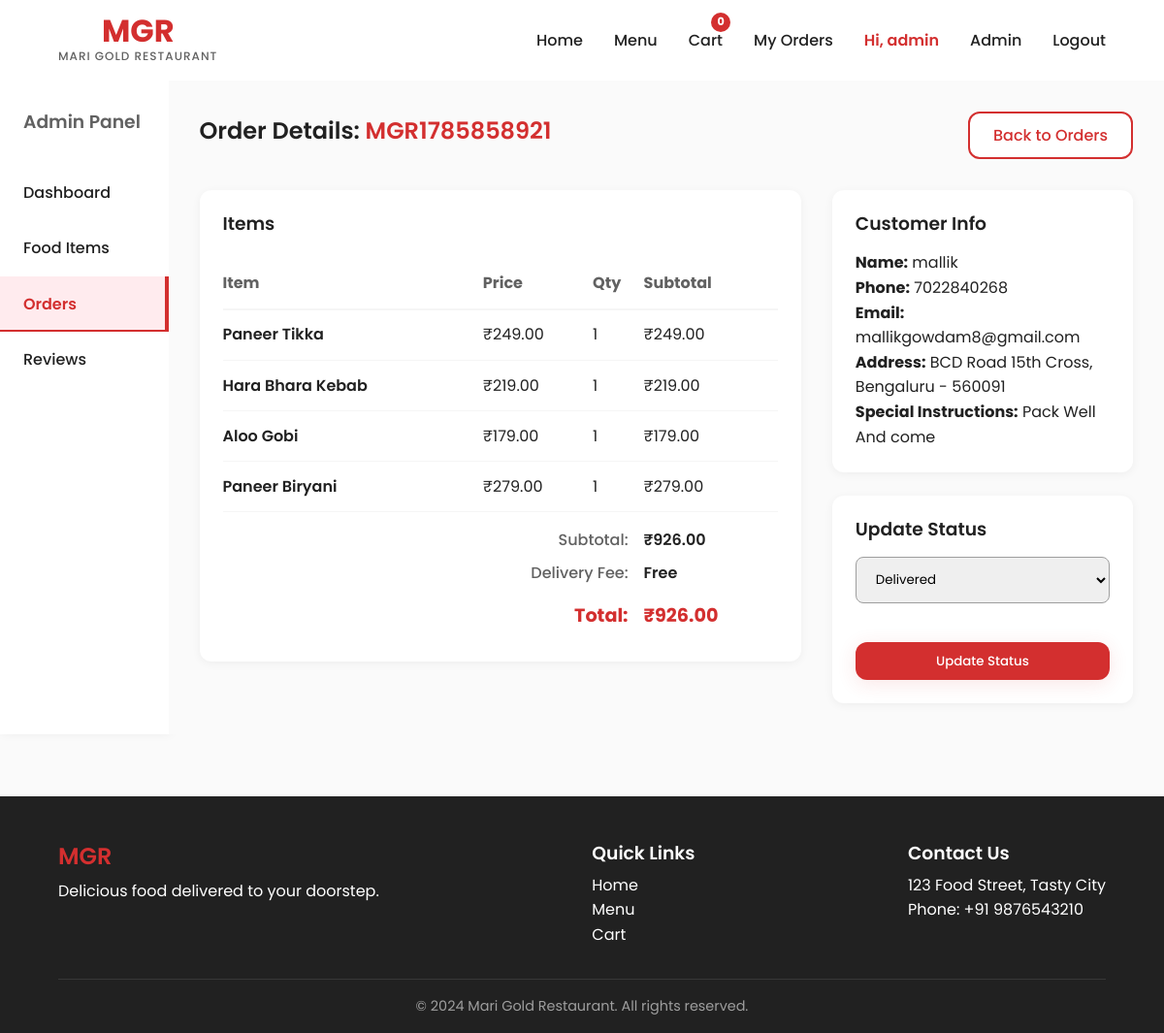
Page /mgr-admin/orders/2/ (signed in) on the committed database.
### store/models.py (models this page shows, shortened)
class Order(models.Model):
    STATUS_CHOICES = [
        ('pending', 'Pending'),
        ('confirmed', 'Confirmed'),
        ('preparing', 'Preparing'),
        ('out_for_delivery', 'Out for Delivery'),
        ('delivered', 'Delivered'),
        ('cancelled', 'Cancelled'),
    ]
    PAYMENT_CHOICES = [
        ('upi', 'UPI'),
        ('cod', 'Cash on Delivery'),
    ]
    user = models.ForeignKey(User, on_delete=models.SET_NULL, null=True, blank=True)
    order_number = models.CharField(max_length=20, unique=True)
    customer_name = models.CharField(max_length=200)
    phone = models.CharField(max_length=15)
    email = models.EmailField(blank=True)
    address = models.TextField()
    city = models.CharField(max_length=100)
    pincode = models.CharField(max_length=10)
    total_amount = models.DecimalField(max_digits=10, decimal_places=2)
    payment_method = models.CharField(max_length=10, choices=PAYMENT_CHOICES)
    payment_status = models.BooleanField(default=False)
    order_status = models.CharField(max_length=20, choices=STATUS_CHOICES, default='pending')
    special_instructions = models.TextField(blank=True)
    created_at = models.DateTimeField(auto_now_add=True)
    updated_at = models.DateTimeField(auto_now=True)

class OrderItem(models.Model):
    order = models.ForeignKey(Order, on_delete=models.CASCADE, related_name='items')
    food_item = models.ForeignKey(FoodItem, on_delete=models.SET_NULL, null=True)
    food_name = models.CharField(max_length=200)
    quantity = models.IntegerField(default=1)
    price = models.DecimalField(max_digits=8, decimal_places=2)
    @property
    def subtotal(self):
        return self.quantity * self.price

### store/views.py (the view)
    def wrapper(request, *args, **kwargs):
        if not request.user.is_authenticated or not request.user.is_staff:
            return redirect('login')
        return view_func(request, *args, **kwargs)

### store/views.py (called while the page is built, shortened)
def staff_required(view_func):
    def wrapper(request, *args, **kwargs):
        if not request.user.is_authenticated or not request.user.is_staff:
            return redirect('login')
        return view_func(request, *args, **kwargs)
    return wrapper

@staff_required
def admin_order_detail(request, order_id):
    order = get_object_or_404(Order, id=order_id)
    subtotal = sum(item.subtotal for item in order.items.all())
    delivery = order.total_amount - subtotal
    return render(request, 'store/admin/order_detail.html', {
        'order': order,
        'subtotal': subtotal,
        'delivery': delivery
    })

### store/templates/store/admin/order_detail.html (shortened to what this page needs)
{% extends 'store/base.html' %}
{% block content %}
<div style="display: flex; min-height: 80vh;">
    <aside style="width: 250px; background: var(--mgr-white); box-shadow: 2px 0 10px rgba(0,0,0,0.05); padding: 2rem 0;">
        <h3 style="padding: 0 1.5rem; margin-bottom: 2rem; color: var(--mgr-gray-dark);">Admin Panel</h3>
        <ul style="display: flex; flex-direction: column;">
            <li><a href="{% url 'admin_dashboard' %}" class="nav-item" style="display:block; padding: 1rem 1.5rem;">Dashboard</a></li>
            <li><a href="{% url 'admin_food_list' %}" class="nav-item" style="display:block; padding: 1rem 1.5rem;">Food Items</a></li>
            <li><a href="{% url 'admin_orders' %}" class="nav-item active" style="display:block; padding: 1rem 1.5rem; font-weight:600; color:var(--mgr-red); border-right: 4px solid var(--mgr-red); background: var(--mgr-red-bg);">Orders</a></li>
            <li><a href="{% url 'admin_reviews' %}" class="nav-item" style="display:block; padding: 1rem 1.5rem;">Reviews</a></li>
        </ul>
    </aside>
    <div style="flex-grow: 1; padding: 2rem; background: var(--mgr-gray-lightest);">
        <div style="display: flex; justify-content: space-between; align-items: center; margin-bottom: 2rem;">
            <h2>Order Details: <span style="color:var(--mgr-red);">{{ order.order_number }}</span></h2>
            <a href="{% url 'admin_orders' %}" class="btn btn-outline" style="text-decoration: none;">Back to Orders</a>
        </div>
        <div style="display: grid; grid-template-columns: 2fr 1fr; gap: 2rem;">
            <div>
                <div style="background: var(--mgr-white); padding: 1.5rem; border-radius: var(--mgr-radius); box-shadow: 0 2px 10px rgba(0,0,0,0.05); margin-bottom: 2rem;">
                    <h3 style="margin-bottom: 1.5rem;">Items</h3>
                    <table style="width: 100%; border-collapse: collapse;">
                        <thead>
                            <tr style="text-align: left; border-bottom: 2px solid var(--mgr-gray-light); color: var(--mgr-gray-dark);">
                                <th style="padding: 0.8rem 0;">Item</th>
                                <th>Price</th>
                                <th>Qty</th>
                                <th>Subtotal</th>
                            </tr>
                        </thead>
                        <tbody>
                            {% for item in order.items.all %}
                            <tr style="border-bottom: 1px solid var(--mgr-gray-light);">
                                <td style="padding: 0.8rem 0; font-weight:600;">{{ item.food_name }}</td>
                                <td>₹{{ item.price }}</td>
                                <td>{{ item.quantity }}</td>
                                <td>₹{{ item.subtotal }}</td>
                            </tr>
                            {% endfor %}
                        </tbody>
                        <tfoot>
                            <tr>
                                <td colspan="3" style="text-align: right; padding: 1rem 1rem 0; font-weight: 500; color: var(--mgr-gray-dark);">Subtotal:</td>
                                <td style="padding: 1rem 0 0; font-weight: 600;">₹{{ subtotal }}</td>
                            </tr>
                            <tr>
                                <td colspan="3" style="text-align: right; padding: 0.5rem 1rem; font-weight: 500; color: var(--mgr-gray-dark);">Delivery Fee:</td>
                                <td style="padding: 0.5rem 0; font-weight: 600;">{% if delivery > 0 %}₹{{ delivery }}{% else %}Free{% endif %}</td>
                            </tr>
                            <tr>
                                <td colspan="3" style="text-align: right; padding: 0.5rem 1rem; font-size: 1.2rem; font-weight: 700; color:var(--mgr-red);">Total:</td>
                                <td style="padding: 0.5rem 0; font-size: 1.2rem; font-weight: 700; color:var(--mgr-red);">₹{{ order.total_amount }}</td>
                            </tr>
                        </tfoot>
                    </table>
                </div>
            </div>
            <div>
                <div style="background: var(--mgr-white); padding: 1.5rem; border-radius: var(--mgr-radius); box-shadow: 0 2px 10px rgba(0,0,0,0.05); margin-bottom: 1.5rem;">
                    <h3 style="margin-bottom: 1rem;">Customer Info</h3>
                    <p><strong>Name:</strong> {{ order.customer_name }}</p>
                    <p><strong>Phone:</strong> {{ order.phone }}</p>
                    <p><strong>Email:</strong> {{ order.email|default:"-" }}</p>
                    <p><strong>Address:</strong> {{ order.address }}, {{ order.city }} - {{ order.pincode }}</p>
                    <p><strong>Special Instructions:</strong> {{ order.special_instructions|default:"None" }}</p>
                </div>
                <div style="background: var(--mgr-white); padding: 1.5rem; border-radius: var(--mgr-radius); box-shadow: 0 2px 10px rgba(0,0,0,0.05);">
                    <h3 style="margin-bottom: 1rem;">Update Status</h3>
                    <form method="POST">
                        <div class="form-group">
                            <select name="status" class="form-control" style="margin-bottom: 1rem;">
                                <option value="delivered" {% if order.order_status == 'delivered' %}selected{% endif %}>Delivered</option>
                            </select>
                        </div>
                        <button type="submit" class="btn btn-primary" style="width: 100%;">Update Status</button>
                    </form>
                </div>
            </div>
        </div>
    </div>
</div>
{% endblock %}

### store/templates/store/base.html (shortened to what this page needs)
<!DOCTYPE html>
<html lang="en">
<head>
    {% load static %}
    <link rel="stylesheet" href="{% static 'store/css/mgr_theme.css' %}">
</head>
<body>
    <nav class="navbar" id="navbar">
        <a href="{% url 'home' %}" class="nav-brand">
            <h1>MGR</h1>
            <span>Mari Gold Restaurant</span>
        </a>
        <ul class="nav-links" id="navLinks">
            <li><a href="{% url 'home' %}" class="nav-item">Home</a></li>
            <li><a href="{% url 'menu' %}" class="nav-item">Menu</a></li>
            <li>
                <a href="{% url 'cart' %}" class="nav-item cart-icon-wrapper">
                    Cart
                    <span class="cart-badge" id="cartBadge">0</span>
                </a>
            </li>
            {% if user.is_authenticated %}
                <li><a href="{% url 'order_history' %}" class="nav-item">My Orders</a></li>
                <li><a href="#" class="nav-item" style="font-weight:600; color:var(--mgr-red);">Hi, {{ user.username }}</a></li>
                {% if user.is_staff %}
                    <li><a href="{% url 'admin_dashboard' %}" class="nav-item">Admin</a></li>
                {% endif %}
                <li><a href="{% url 'logout' %}" class="nav-item">Logout</a></li>
            {% else %}
                <li><a href="{% url 'login' %}" class="nav-item">Login / Register</a></li>
            {% endif %}
        </ul>
    </nav>
    <main>
        {% block content %}{% endblock %}
    </main>
    <footer class="footer">
        <div class="footer-content">
            <div class="footer-section">
                <h2 style="color: var(--mgr-red);">MGR</h2>
                <p>Delicious food delivered to your doorstep.</p>
            </div>
            <div class="footer-section">
                <h3>Quick Links</h3>
                <ul style="list-style: none; padding:0;">
                    <li><a href="{% url 'home' %}">Home</a></li>
                    <li><a href="{% url 'menu' %}">Menu</a></li>
                    <li><a href="{% url 'cart' %}">Cart</a></li>
                </ul>
            </div>
            <div class="footer-section">
                <h3>Contact Us</h3>
                <p>123 Food Street, Tasty City</p>
                <p>Phone: +91 9876543210</p>
            </div>
        </div>
        <div class="footer-bottom">
            &copy; 2024 Mari Gold Restaurant. All rights reserved.
        </div>
    </footer>
</body>
</html>

### store/static/store/css/mgr_theme.css (style rules this page uses)
:root { --mgr-red: #D32F2F; --mgr-red-dark: #B71C1C; --mgr-red-light: #EF5350; --mgr-red-bg: #FFEBEE; --mgr-white: #FFFFFF; --mgr-off-white: #FFF5F5; --mgr-gray-lightest: #FAFAFA; --mgr-gray-light: #F5F5F5; --mgr-gray: #9E9E9E; --mgr-gray-dark: #616161; --mgr-dark: #212121; --mgr-shadow: 0 4px 20px rgba(211, 47, 47, 0.12); --mgr-shadow-hover: 0 8px 30px rgba(211, 47, 47, 0.2); --mgr-transition: all 0.3s cubic-bezier(0.4, 0, 0.2, 1); --mgr-radius: 12px; }
*, *::before, *::after { box-sizing: border-box; margin: 0; padding: 0; }
body { font-family: 'Poppins', sans-serif; color: var(--mgr-dark); background-color: var(--mgr-gray-lightest); line-height: 1.6; overflow-x: hidden; }
a { text-decoration: none; color: inherit; transition: var(--mgr-transition); }
ul { list-style: none; }
h1, h2, h3, h4, h5, h6 { font-weight: 600; line-height: 1.2; margin-bottom: 0.5rem; }
.btn { display: inline-flex; align-items: center; justify-content: center; padding: 0.6rem 1.5rem; font-weight: 500; border-radius: var(--mgr-radius); border: none; cursor: pointer; transition: var(--mgr-transition); text-align: center; font-family: 'Poppins', sans-serif; }
.btn-primary { background-color: var(--mgr-red); color: var(--mgr-white); box-shadow: var(--mgr-shadow); }
.btn-outline { background-color: var(--mgr-white); color: var(--mgr-red); border: 2px solid var(--mgr-red); }
.navbar { background-color: var(--mgr-white); position: sticky; top: 0; z-index: 1000; padding: 1rem 5%; display: flex; justify-content: space-between; align-items: center; transition: var(--mgr-transition); }
.nav-brand { display: flex; flex-direction: column; align-items: center; }
.nav-brand h1 { font-size: 2rem; font-weight: 700; color: var(--mgr-red); margin: 0; line-height: 1; }
.nav-brand span { font-size: 0.75rem; color: var(--mgr-gray-dark); font-weight: 500; letter-spacing: 1px; text-transform: uppercase; }
.nav-links { display: flex; align-items: center; gap: 2rem; }
.nav-item { font-weight: 500; position: relative; padding: 0.5rem 0; }
.nav-item::after { content: ''; position: absolute; bottom: 0; left: 0; width: 0; height: 2px; background-color: var(--mgr-red); transition: var(--mgr-transition); }
.nav-item:hover::after, .nav-item.active::after { width: 100%; }
.cart-icon-wrapper { position: relative; display: flex; align-items: center; }
.cart-badge { position: absolute; top: -8px; right: -8px; background-color: var(--mgr-red); color: var(--mgr-white); font-size: 0.7rem; font-weight: 700; width: 20px; height: 20px; border-radius: 50%; display: flex; align-items: center; justify-content: center; animation: bounceIn 0.5s ease; }
.form-group { margin-bottom: 1.5rem; }
.form-control { width: 100%; padding: 0.8rem 1rem; border: 1px solid var(--mgr-gray); border-radius: 8px; font-family: inherit; transition: var(--mgr-transition); }
.footer { background: var(--mgr-dark); color: var(--mgr-white); padding: 3rem 5% 1rem; margin-top: 4rem; }
.footer-content { display: flex; justify-content: space-between; flex-wrap: wrap; gap: 2rem; margin-bottom: 2rem; }
.footer-bottom { text-align: center; padding-top: 1rem; border-top: 1px solid rgba(255,255,255,0.1); font-size: 0.9rem; color: var(--mgr-gray); }

### rows in the picture
Order: order_number "MGR1785858921", total_amount "926.00", customer_name "mallik", phone "7022840268", email "mallikgowdam8@gmail.com", address "BCD Road 15th Cross", city "Bengaluru", pincode "560091", special_instructions "Pack Well And come", status "Delivered"
OrderItem: food_name "Paneer Tikka", price "249.00", quantity "1", subtotal "249.00"
OrderItem: food_name "Hara Bhara Kebab", price "219.00", quantity "1", subtotal "219.00"
OrderItem: food_name "Aloo Gobi", price "179.00", quantity "1", subtotal "179.00"
OrderItem: food_name "Paneer Biryani", price "279.00", quantity "1", subtotal "279.00"

### other values in the picture
{{ user.username }} "admin"
{{ subtotal }} "926.00"
